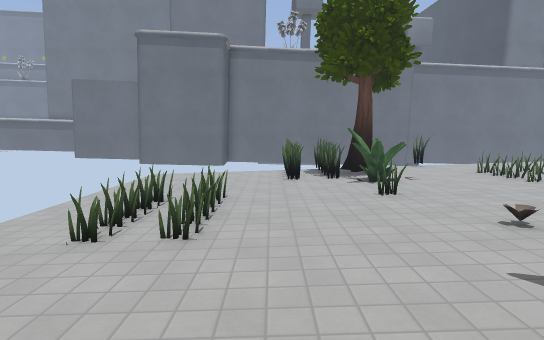
View 1 (above)

18 first-person views from a walk through a level from a Godot 3-D game. The camera is 1.5 m above the floor, tilts 8° down and sees 80° across. The floor is counted in squares, 1 m on a side. Each view is taken from the middle of a square. On the plan, view 1 faces up. The plan holds only what a view shows up to about 15 squares ahead; the rest is blank. The place goes on beyond the plan. Characters and animated objects are not drawn. Some surface patterns are stand-ins.

View 2
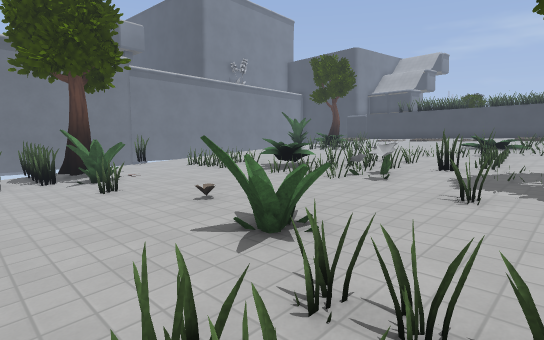

View 3
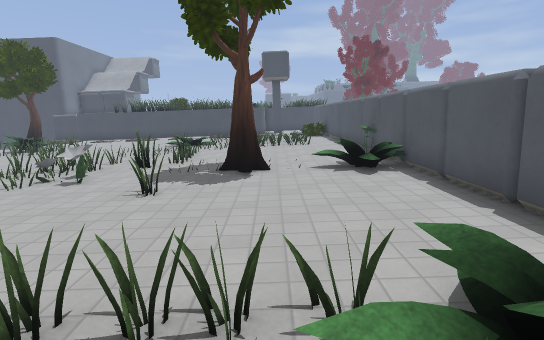

View 4
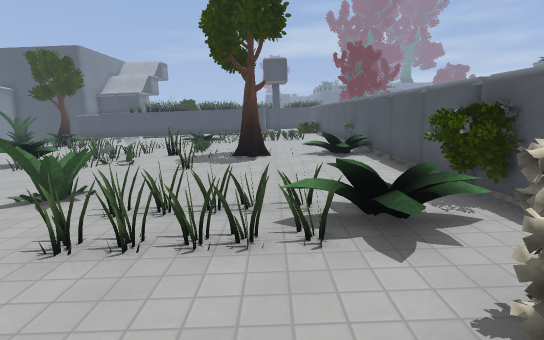

View 5
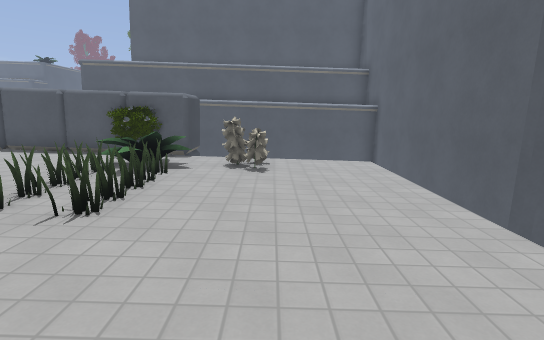

View 6
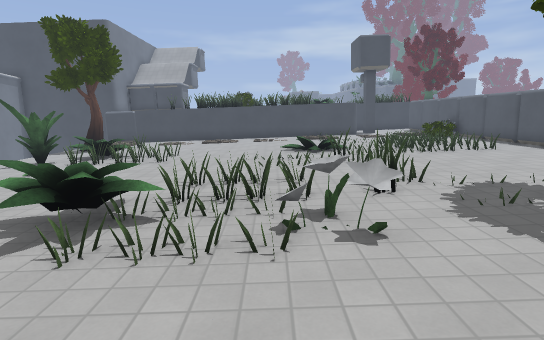

View 7
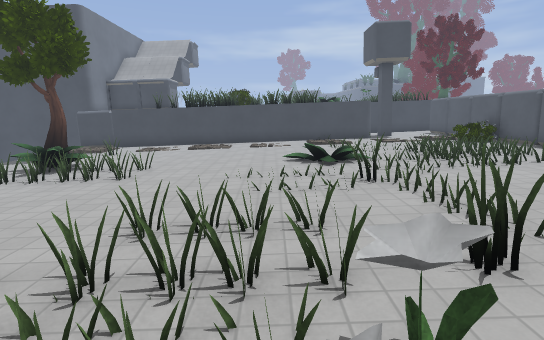

View 8
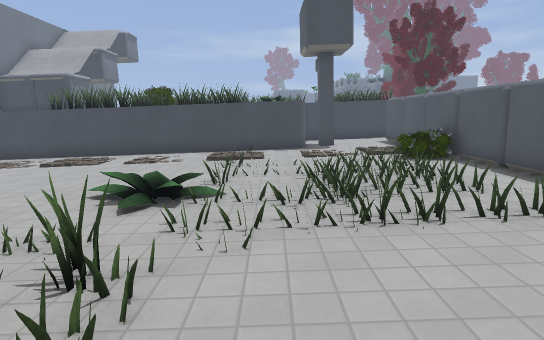

View 9
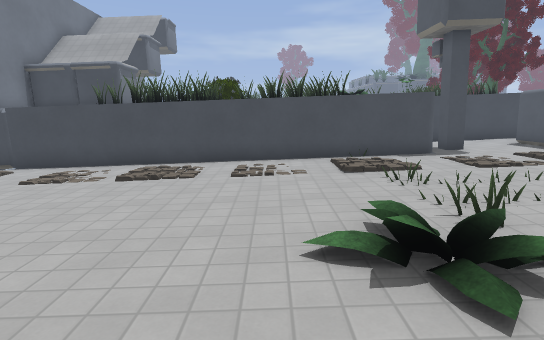

View 10
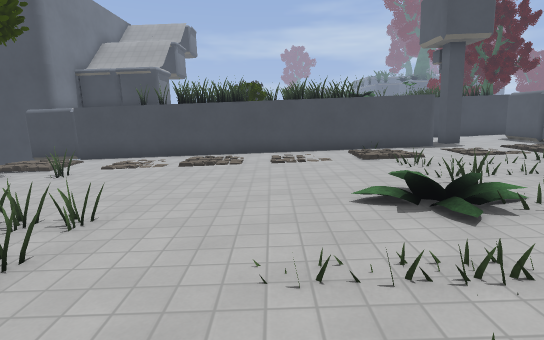

View 11
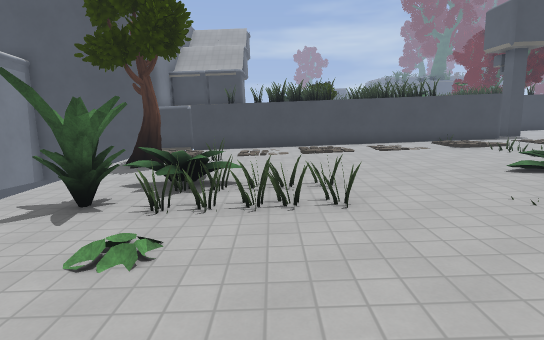

View 12
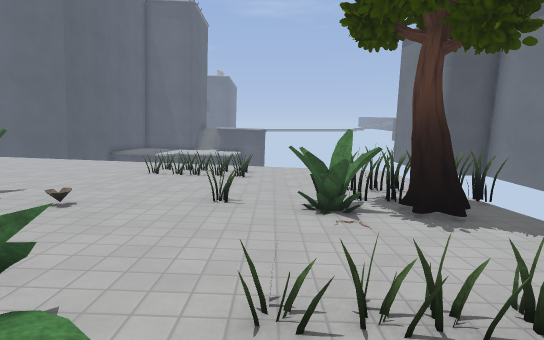

View 13
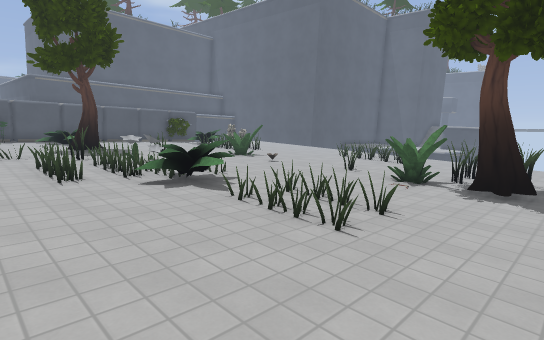

View 14
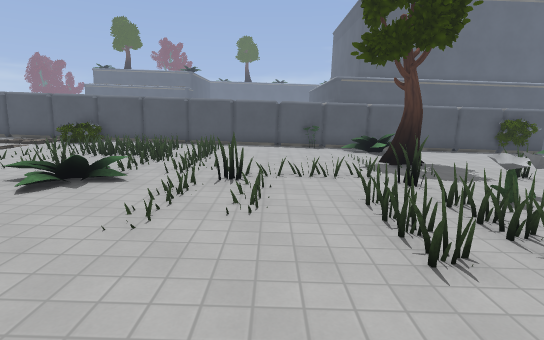

View 15
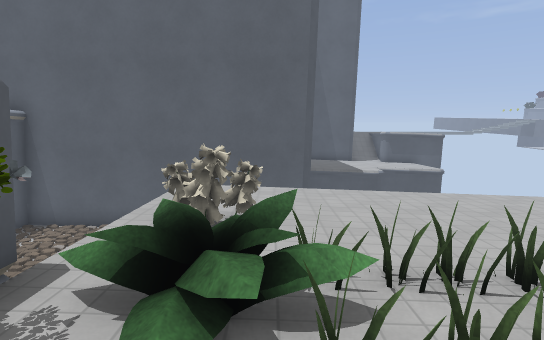

View 16
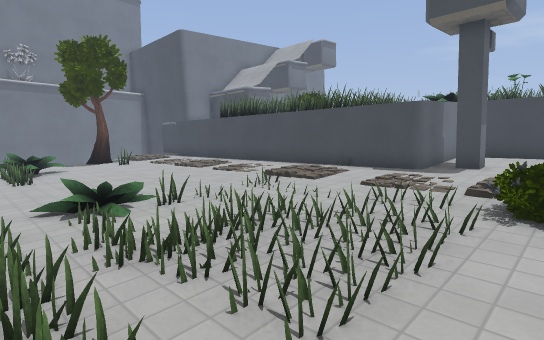

View 17
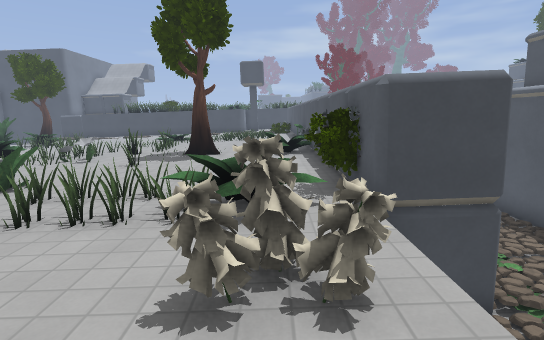

View 18
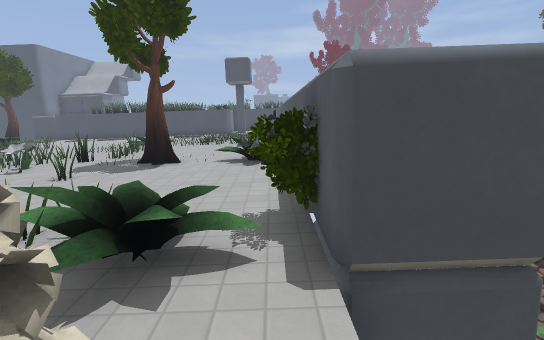

### Floor plan
Key: @ floor where view 1 was taken; # wall or solid block; . main floor; : floor 0.25 m higher than the main floor; - floor 0.25 m lower than the main floor; + floor 0.5 m higher than the main floor; _ floor 0.5 m lower than the main floor; * floor 0.75 m higher than the main floor; < floor 0.75 m lower than the main floor; ( floor 1 m lower than the main floor; ! floor 1.25 m lower than the main floor; / step, stairs or slope; = window, fence, low wall or low ledge; v drop or lower ground; T tree; P plant; F flower; O other object.
Columns run from 8 left of view 1 to 29 right of it. Each row starts with its distance up from view 1.
 15   ###     #
 14    !(((((##(((##<<<< _ _____--   #
 13    ((((((##T(<<<<<<<_ __P__-TT-.-#
 12    ((((((##TT<<<=<_____PP=---- ..#
 11    ((((((##P<<<===___P_=/OO--=-..#
 10    (((((((<PP<<===_____=-=---- ..#
  9    ((((((<<<<<<=_______--=---....#
  8    ((===<<<=<<__==____-==/--..//.#
  7    ((#(=<<<<<___===_-------...//.#
  6    ((=<=<<<<___ ====-----...../..#
  5    (<=<=<<__-__=#/==----.........#
  4    <<<<<<_______F/==---..........#
  3    <<<<<___P____--==--././.......#
  2    <<<<____PP__---=--.=.///...:::#
  1    <<<___==__-==---==//#./=/.//::#
  0    <<___@==_--=---..../.=../.::::#
 -1    <_____==-----TT.....//==/:::::#####
 -2 #v ______==-----.T.......===//+::##++#
 -3  v ______==----..........==///::+++++#
 -4  v ___FF-O----.. =.....=.==/===++++++#
 -5  v v___---##-...##.O....::::####+++++#
 -6  v vvvvvv###########################*#
 -7  v       #                           #
 -8  v      vPvP
 -9  vvvvv   PPP
-10  vvvv     vvvv

Where each view was taken, in squares from view 1:
view 1: 0 up, 0 right, facing up
view 2: 1 down, 0 right, facing up-right
view 3: 2 down, 0 right, facing right
view 4: 2 down, 3 left, facing right
view 5: 5 up, 2 left, facing down
view 6: 4 up, 4 right, facing right
view 7: 4 up, 7 right, facing right
view 8: 0 up, 11 right, facing right
view 9: 4 up, 14 right, facing right
view 10: 5 up, 12 right, facing right
view 11: 9 up, 10 right, facing right
view 12: 9 up, 10 right, facing left
view 13: 14 up, 13 right, facing down-left
view 14: 9 up, 13 right, facing down
view 15: 3 down, 4 right, facing left
view 16: 5 down, 15 right, facing up-right
view 17: 4 down, 4 left, facing right
view 18: 5 down, 2 left, facing right
